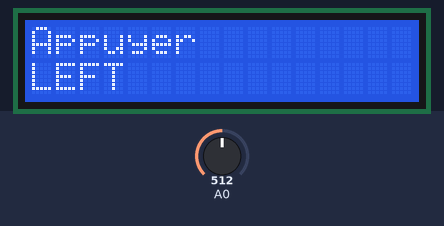
Recording of a sketch running on a simulated Arduino Uno, built with avr-gcc and run on an emulated ATmega328P. Shown: 16×2 character LCD. The inputs (shaded band) are chosen by the test bench; at power-on: A0 = 512.

Above: at 1.2 s.
1.3 s: A0 set to 440
At 1.6 s:
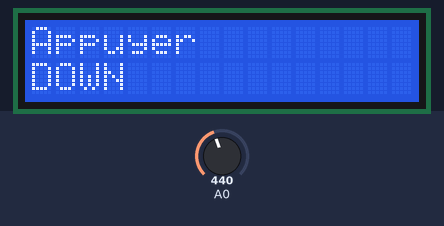
2.8 s: A0 set to 240
At 4.0 s:
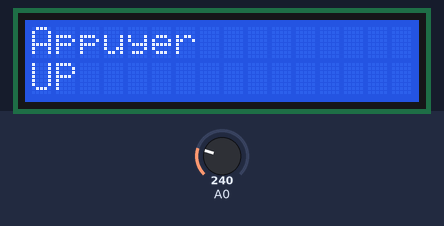
4.3 s: A0 set to 40
At 5.1 s:
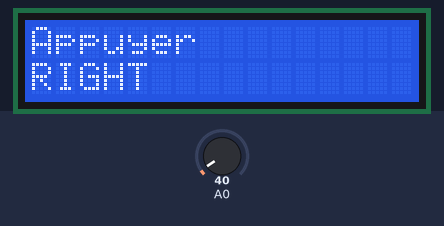
5.8 s: A0 set to 660
At 6.3 s:
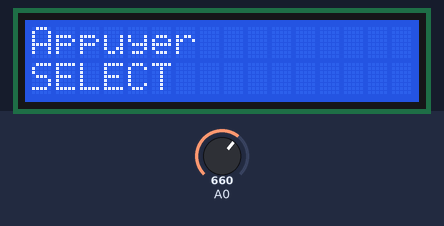
7.3 s: A0 set to 640
At 8.5 s:
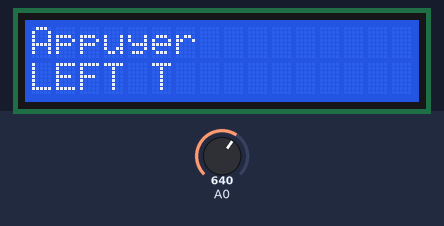
8.8 s: A0 set to 900
At 9.7 s:
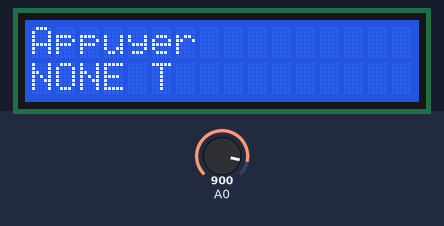
Timing chart, 0 to 11.3 s (numbered marks = the images above; inputs shaded):
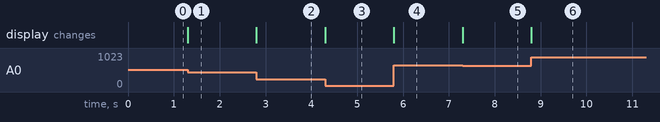

Measured:
- after the input at 1.3 s, the display: changes at once (image 1)
- after the input at 2.8 s, the display: changes at once (image 2)
- after the input at 4.3 s, the display: changes at once (image 3)
- after the input at 5.8 s, the display: changes at once (image 4)
- after the input at 7.3 s, the display: changes at once (image 5)
- after the input at 8.8 s, the display: changes at once (image 6)

The sketch:

test001.ino
```cpp
// Charger la librairie LiquidCrystal
#include <LiquidCrystal.h>

// Définir les pins utilisées par le LCD
LiquidCrystal lcd(8, 9, 4, 5, 6, 7);

// Définir les variables globales
int lcd_key = 0;
int adc_key_in = 0;
#define btnRIGHT 0
#define btnUP 1
#define btnDOWN 2
#define btnLEFT 3
#define btnSELECT 4
#define btnNONE 5

// Fonction lire les boutons
int read_LCD_buttons()
{
  adc_key_in = analogRead(0); // Lire les valeurs du capteurs
  // Les valeurs renvoyées sont sensés etre: 0, 144, 329, 504, 741
  // Il y a une erreur possible de 50
  if (adc_key_in > 1000) return btnNONE; // Nous découpons les valeurs possibles en zone pour chaque bouton
  if (adc_key_in < 50) return btnRIGHT;
  if (adc_key_in < 250) return btnUP;
  if (adc_key_in < 450) return btnDOWN;
  if (adc_key_in < 650) return btnLEFT;
  if (adc_key_in < 850) return btnSELECT;
  return btnNONE; // On renvoie cela si l'on est au dessus de 850
}

void setup() // Initialisation
{
  lcd.begin(16, 2); // Démarrer la librairie
  lcd.setCursor(0,0); // Placer le curseur au début de la première ligne
  lcd.print("Appuyer"); // Afficher un message simple
}

void loop() // Fonction principale
{
  lcd.setCursor(0,1); // Placer le curseur au début de la seconde ligne
  lcd_key = read_LCD_buttons(); // Lire les boutons

  switch (lcd_key) // Selon le bouton appuyer
  {
    case btnRIGHT: // Pour le bouton "Right"
    {
      lcd.print("RIGHT "); // Afficher "Right"
      break;
    }
    case btnLEFT: // Pour le bouton "left"
    {
      lcd.print("LEFT "); // Afficher "Left"
      break;
    }
    case btnUP: // Pour le bouton "Up"
    {
      lcd.print("UP   "); // Afficher "Up"
      break;
    }
    case btnDOWN: // Pour le bouton "Down"
    {
      lcd.print("DOWN "); // Afficher "Down"
      break;
    }
    case btnSELECT: // Pour le bouton "Select"
    {
      lcd.print("SELECT"); // Afficher "Select"
      break;
    }
    case btnNONE: // Sinon
    {
      lcd.print("NONE "); // Afficher "None"
      break;
    }
  }
}
```
